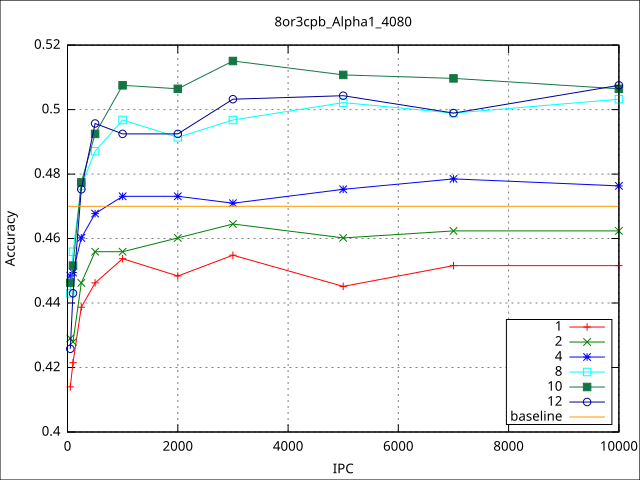

Reproduce this figure in gnuplot.
set terminal svg size 640,480 fname 'Verdana' fsize 10
set object 1 rect from screen 0, 0, 0 to screen 1, 1, 0 behind
set object 1 rect fc  rgb 'white' fillstyle solid 1.0
set output './media_8or3cpb_Alpha1_4080.svg'
set grid
set key box right bottom
set title '8or3cpb_Alpha1_4080'
set xlabel 'IPC'
set ylabel 'Accuracy'
plot './media_8or3cpb_Alpha1_4080.txt' using 1:2 with linespoints title '1', \
'' using 1:3 with linespoints title '2', \
'' using 1:4 with linespoints title '4', \
'' using 1:5 with linespoints title '8', \
'' using 1:6 with linespoints title '10', \
'' using 1:7 with linespoints title '12', \
'' using 8:9 with lines title 'baseline', \
